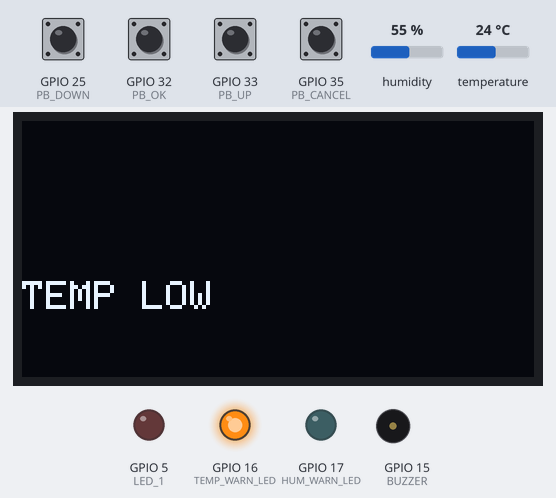
The sketch below on a simulated ESP32. Shown: 128×64 one-colour display, output pins drawn as LEDs (lit = HIGH), buzzer (waves = sounding, pin HIGH). Inputs (shaded band) come from the test bench; at power-on: GPIO 25 (PB_DOWN), GPIO 32 (PB_OK), GPIO 33 (PB_UP), GPIO 35 (PB_CANCEL) HIGH, humidity 55 %, temperature 24 °C. WiFi joins after 1.5 s; servers stay silent unless stated; the display library's start-up logo is not drawn; the local clock reads 2024-03-15 10:24:30 at power-on unless the sketch sets it; what the sketch prints to the serial monitor is not drawn.

Above: at 3.4 s.
3.5 s: GPIO 32 (PB_OK) pulled LOW for 2.65 s
At 7.0 s:
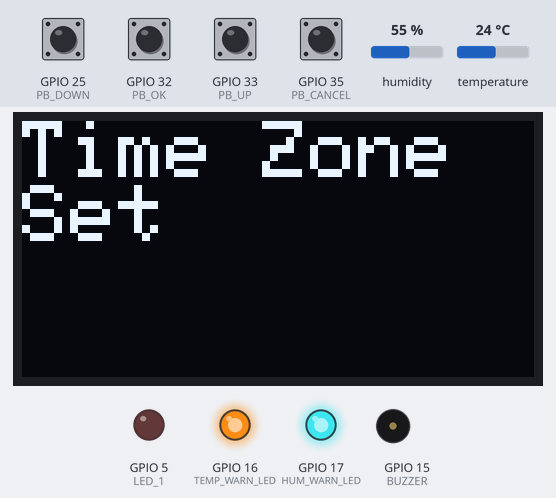
7.6 s: GPIO 25 (PB_DOWN) pulled LOW for 2.65 s
At 11.4 s:
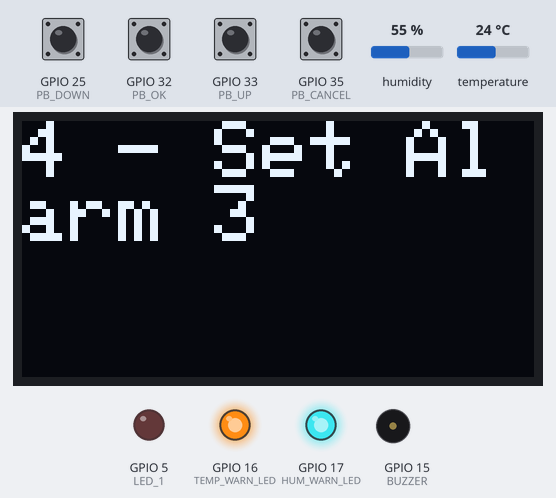
11.7 s: GPIO 32 (PB_OK) pulled LOW for 2.65 s
At 12.33 s:
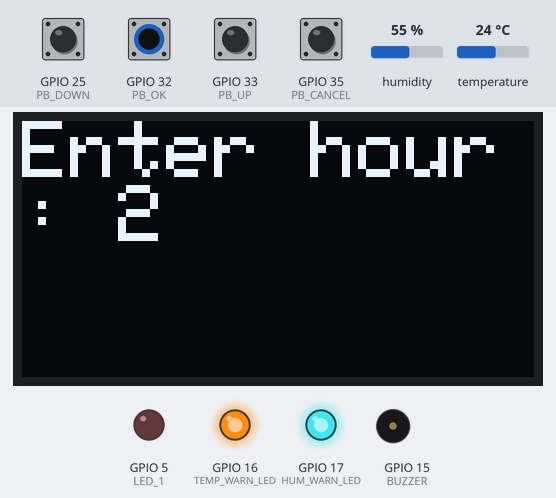
15.8 s: GPIO 35 (PB_CANCEL) driven LOW
At 17.7 s:
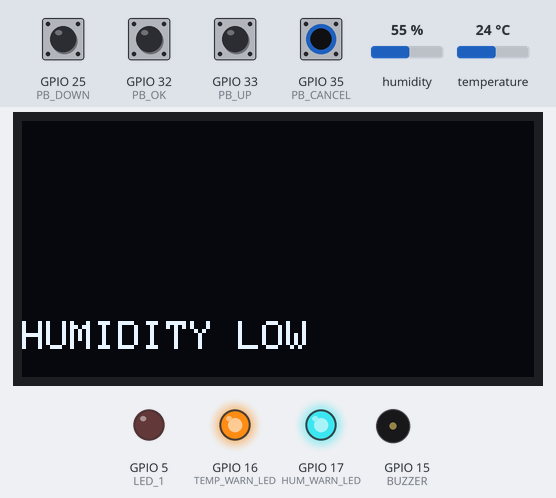
22.3 s: humidity set to 58 %
25.3 s: humidity set to 61 %
At 28.63 s:
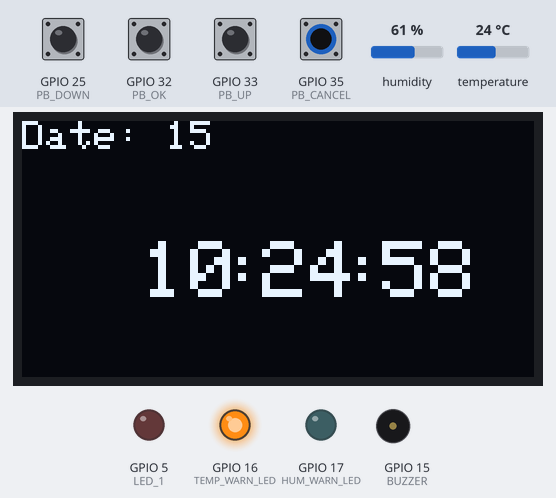
Timing chart, 0 to 30.1 s (numbered marks = the images above; inputs shaded):
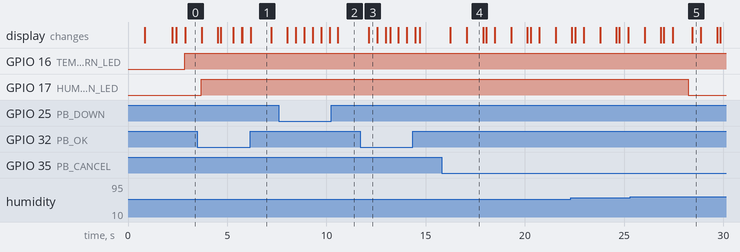

The sketch:

sketch.ino
```cpp
#include <Wire.h>
#include <Adafruit_GFX.h>
#include <Adafruit_SSD1306.h>
#include <DHTesp.h>
#include <WiFi.h>

#define SCREEN_WIDTH 128
#define SCREEN_HEIGHT 64
#define OLED_RESET -1
#define SCREEN_ADDRESS 0x3C

#define NTP_SERVER     "pool.ntp.org"
float UTC_OFFSET  =  (5.5)*3600;
int UTC_OFFSET_DST = 0;

#define BUZZER 15
#define LED_1 5
#define PB_CANCEL 35
#define PB_OK 32
#define PB_UP 33
#define PB_DOWN 25
#define DHTPIN 12

#define TEMP_WARN_LED 16
#define HUM_WARN_LED 17

Adafruit_SSD1306 display(SCREEN_WIDTH,SCREEN_HEIGHT,&Wire,OLED_RESET);
DHTesp dhtSensor;

int days;
int hours;
int minutes;
int seconds;

bool alarm_enabled = true ;

int n_alarms = 3;
int alarm_hours[] = {0,1,2};
int alarm_minutes[] = {15,30,45};
bool alarm_triggered[] = {false,false,false};

int n_notes = 8;
int C = 262, D = 294, E = 330, F = 349, G = 392, A = 440, B = 494, C_H = 523;
int notes[] = {C,D,E,F,G,A,B,C_H};

int current_mode = 0;
int max_modes = 5;
String modes[] = {"1 - Set Time Zone",
                  "2 - Set Alarm 1" ,
                  "3 - Set Alarm 2" ,
                  "4 - Set Alarm 3" ,
                  "5 - Disable Alarms"};

/*---------------------------------------------------------------------------------------------------------------------------------------------------------------------------*/
//code run once

void setup() {
  pinMode(BUZZER, OUTPUT);
  pinMode(LED_1, OUTPUT);
  pinMode(PB_CANCEL, INPUT);
  pinMode(PB_OK, INPUT);
  pinMode(PB_UP, INPUT);
  pinMode(PB_DOWN, INPUT);

  pinMode(TEMP_WARN_LED, OUTPUT);
  pinMode(HUM_WARN_LED, OUTPUT);

  dhtSensor.setup(DHTPIN, DHTesp::DHT22);

  Serial.begin(115200);
  // Check whether communication configured correctly.
  if (! display.begin(SSD1306_SWITCHCAPVCC,SCREEN_ADDRESS)){
    Serial.println(F("SSD1306 Allocation Failed"));
    for(;;);
  }
  display.display();
  delay(500);

  WiFi.begin("Wokwi-GUEST", "", 6);
  while (WiFi.status() != WL_CONNECTED) {
    delay(250);
    display.clearDisplay();
    print_line("Connecting to WIFI",0,0,2);
  }

  display.clearDisplay();
  print_line("Connected to WIFI",0,0,2);

  display.clearDisplay();
  configTime(UTC_OFFSET, UTC_OFFSET_DST, NTP_SERVER);

  display.clearDisplay();
  print_line("Welcome to Medibox!",10,10,2);
  display.clearDisplay();

}

/*---------------------------------------------------------------------------------------------------------------------------------------------------------------------------*/
//code runs repeatedly

void loop() {
  update_time_with_check_alarm();
  if(digitalRead(PB_OK) == LOW){
    delay(200);
    go_to_menu();
  }
  check_temp();
}

/*---------------------------------------------------------------------------------------------------------------------------------------------------------------------------*/
//print text in the oled display.

void print_line(String text, int column,int row,int text_size){

  display.setTextSize(text_size);
  display.setTextColor(SSD1306_WHITE);
  display.setCursor(column,row);
  display.println(text);
  display.display();

}

/*---------------------------------------------------------------------------------------------------------------------------------------------------------------------------*/
//print time

void print_time_now(void){

  display.clearDisplay();
  print_line("Date: " + String(days), 0, 0, 1);
  print_line("", 0, 30, 2);
  print_line(String(hours), 30, 30, 2);
  print_line(":", 50, 30, 2);
  print_line(String(minutes), 60, 30, 2);
  print_line(":", 80, 30, 2);
  print_line(String(seconds), 90, 30, 2);
  delay(400);
}

/*---------------------------------------------------------------------------------------------------------------------------------------------------------------------------*/
//Update time over Wifi

void update_time(){
  struct tm timeinfo;
  getLocalTime(&timeinfo);

  char timeHour[3];
  strftime(timeHour,3, "%H", &timeinfo);
  hours = atoi(timeHour);

  char timeMinute[3];
  strftime(timeMinute,3, "%M", &timeinfo);
  minutes = atoi(timeMinute);

  char timeSecond[3];
  strftime(timeSecond,3, "%S", &timeinfo);
  seconds = atoi(timeSecond);

  char timeDay[3];
  strftime(timeDay,3, "%d", &timeinfo);
  days = atoi(timeDay);
}

/*---------------------------------------------------------------------------------------------------------------------------------------------------------------------------*/
//updates time with check alarm

void update_time_with_check_alarm(void){
  update_time();
  print_time_now();

    if(alarm_enabled == true){
      for(int i = 0 ; i < n_alarms ; i++){
        if(alarm_triggered[i] == false && alarm_hours[i] == hours && alarm_minutes[i] == minutes){
          ring_alarm();
          alarm_triggered[i] = true;
          Serial.println("Alarm Triggered");
        }
      }
    }
}

/*---------------------------------------------------------------------------------------------------------------------------------------------------------------------------*/
//ringing the alarm

void ring_alarm(){
  display.clearDisplay();
  print_line("MEDICINE TIME!", 0,0,2);
  digitalWrite(LED_1, HIGH);
  bool break_happened = false;
  delay(200);

  while(break_happened == false && digitalRead(PB_CANCEL) == HIGH){
    for(int i = 0 ; i< n_notes ; i++){
      if(digitalRead(PB_CANCEL) == LOW){
        delay(200); //to avoid from the bouncing
        break_happened = true;
        break;
      }
      tone(BUZZER,notes[i]);
      delay(500);
      noTone(BUZZER); //stop the previously played tone
      delay(2);

    }
  }

  digitalWrite(LED_1, LOW);
  display.clearDisplay();
}

/*---------------------------------------------------------------------------------------------------------------------------------------------------------------------------*/
// Checking the Temperature and humidity

void check_temp() {
  TempAndHumidity data = dhtSensor.getTempAndHumidity();
  bool tempHigh = data.temperature > 32;
  bool tempLow = data.temperature < 26;
  bool humidityHigh = data.humidity > 80;
  bool humidityLow = data.humidity < 60;

  if (tempHigh) {
    display.clearDisplay();
    digitalWrite(TEMP_WARN_LED, HIGH);
    print_line("TEMP HIGH", 0, 40, 1);
    delay(800);
  } else if (tempLow) {
    display.clearDisplay();
    digitalWrite(TEMP_WARN_LED, HIGH);
    print_line("TEMP LOW", 0, 40, 1);
    delay(800);
  } else {
    digitalWrite(TEMP_WARN_LED, LOW);
  }

  if (humidityHigh) {
    display.clearDisplay();
    digitalWrite(HUM_WARN_LED, HIGH);
    print_line("HUMIDITY HIGH", 0, 50, 1);
    delay(800);
  } else if (humidityLow) {
    display.clearDisplay();
    digitalWrite(HUM_WARN_LED, HIGH);
    print_line("HUMIDITY LOW", 0, 50, 1);
    delay(800);
  } else {
    digitalWrite(HUM_WARN_LED, LOW);
  }
}

/*---------------------------------------------------------------------------------------------------------------------------------------------------------------------------*/
//move menu between modes

void go_to_menu(){
  while(digitalRead(PB_CANCEL) == HIGH){
    display.clearDisplay();
    print_line(modes[current_mode],0,0,2);

    int pressed = wait_for_button_press();
    if(pressed == PB_UP){
      delay(200);
      current_mode += 1;
      current_mode = current_mode % max_modes;
    }
    else if(pressed == PB_DOWN){
      delay(200);
      current_mode -= 1;
      if(current_mode < 0){
        current_mode = max_modes - 1;
      }
    }
    else if(pressed == PB_OK){
      delay(200);
      Serial.println(current_mode);
      run_mode(current_mode);
    }
    else if(pressed == PB_CANCEL){
      delay(200);
      break;
    }
  }
}

/*---------------------------------------------------------------------------------------------------------------------------------------------------------------------------*/
// running the selected mode

void run_mode(int mode){
  if (mode == 0){
    set_time_zone();

  }

  else if (mode == 1 || mode == 2 || mode == 3 ){
    set_alarm(mode);
    alarm_triggered[mode - 1] = false;
    alarm_enabled = true;

  }

  else if (mode == 4){
    print_line("Alarms Disabled", 0,0,2);
    delay(200);
    alarm_enabled = false;
  }
}

/*---------------------------------------------------------------------------------------------------------------------------------------------------------------------------*/
//Set time zone respective to place

void set_time_zone(){
  float new_UTC_OFFSET = 0;
  while (true) {

    display.clearDisplay();
    print_line("Enter UTC offset", 0, 0, 1);
    print_line(String(new_UTC_OFFSET), 0, 10, 2);

    int pressed = wait_for_button_press();
    if (pressed == PB_UP) {
      delay(200);
      new_UTC_OFFSET += 0.5;
    }
    else if (pressed == PB_DOWN) {
      delay(200);
      new_UTC_OFFSET -= 0.5;
    }
    else if (pressed == PB_OK) {
      delay(200);
      UTC_OFFSET = 3600*new_UTC_OFFSET;
      display.clearDisplay();
      configTime(UTC_OFFSET, UTC_OFFSET_DST, NTP_SERVER);
      print_line("Time Zone Set", 0, 0, 2);
      delay(1000);
      break;
    }
    else if (pressed == PB_CANCEL) {
      delay(200);
      break;
    }
  }
}

/*---------------------------------------------------------------------------------------------------------------------------------------------------------------------------*/
//setting alarm

void set_alarm(int alarm){

  int temp_hour = alarm_hours[alarm-1];
  while (true){
    display.clearDisplay();
    print_line("Enter hour: " + String(temp_hour),0,0,2);

  int pressed = wait_for_button_press();
    if(pressed == PB_UP){
      delay(200);
      temp_hour += 1;
      temp_hour = temp_hour % 24;
    }
    else if(pressed == PB_DOWN){
      delay(200);
      temp_hour -= 1;
      if(temp_hour < 0){
        temp_hour = 23;
      }
    }
    else if(pressed == PB_OK){
      delay(200);
      alarm_hours[alarm-1] = temp_hour;
      break;
    }
    else if(pressed == PB_CANCEL){
      delay(200);
      break;
    }
  }

  int temp_minute = alarm_minutes[alarm-1];
  while (true){
    display.clearDisplay();
    print_line("Enter minutes: " + String(temp_minute),0,0,2);
    int pressed = wait_for_button_press();
    if(pressed == PB_UP){
      delay(200);
      temp_minute += 1;
      temp_minute = temp_minute % 60;
    }
    else if(pressed == PB_DOWN){
      delay(200);
      temp_minute -= 1;
      if(temp_minute < 0){
        temp_minute = 59;
      }
    }
    else if(pressed == PB_OK){
      delay(200);
      alarm_minutes[alarm-1] = temp_minute;
      break;
    }
    else if(pressed == PB_CANCEL){
      delay(200);
      break;
    }
  }

  display.clearDisplay();
  print_line("Alarm is set",0,0,2);
  delay(200);

}

/*---------------------------------------------------------------------------------------------------------------------------------------------------------------------------*/
//wait until to button press dispay in menu

int wait_for_button_press(){
  while(true){
    if(digitalRead(PB_UP) == LOW){ // normally worked in pull up state
      delay(200);
      return PB_UP;
    }
    else if(digitalRead(PB_DOWN) == LOW){
      delay(200);
      return PB_DOWN;
    }
    else if(digitalRead(PB_OK) == LOW){
      delay(200);
      return PB_OK;
    }
    else if(digitalRead(PB_CANCEL) == LOW){
      delay(200);
      return PB_CANCEL;
    }

    update_time();
  }
}
```

Measured:
- the behaviour switches between 59 and 60 % on humidity (found by bisection; images 4 and 5)
- after the input at 7.6 s, the display: first changes after 0.43 s (image 2 shows a later state)
- after the input at 11.7 s, the display: changes after 0.43 s (image 3)
- after the input at 15.8 s, the display: first changes after 0.44 s (image 4 shows a later state)
- after the input at 25.3 s, GPIO 17 (HUM_WARN_LED): HIGH → LOW after 2.9 s
- what the display in image 1 shows lasts 1.0 s, from 6.2 s to 7.2 s
- what the display in image 3 shows lasts 0.5 s, from 12.1 s to 12.6 s
